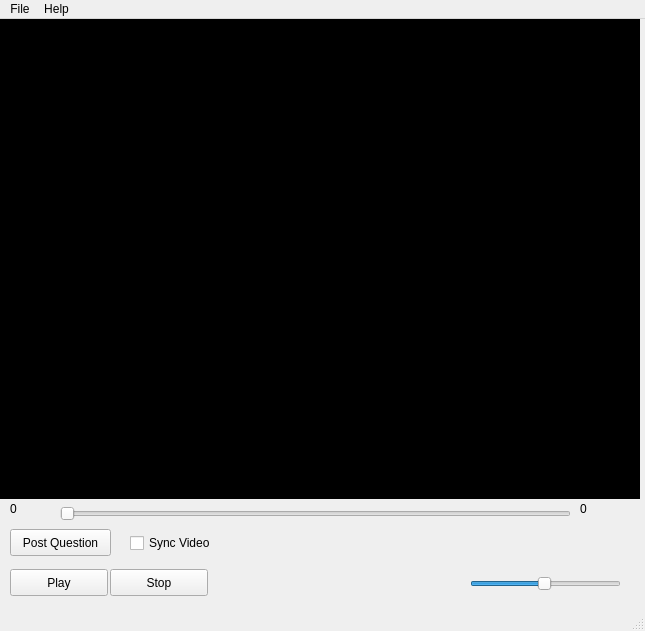
<?xml version="1.0" encoding="UTF-8"?>
<ui version="4.0">
 <class>MainWindow</class>
 <widget class="QMainWindow" name="MainWindow">
  <property name="geometry">
   <rect>
    <x>0</x>
    <y>0</y>
    <width>645</width>
    <height>631</height>
   </rect>
  </property>
  <property name="windowTitle">
   <string>MainWindow</string>
  </property>
  <property name="statusTip">
   <string/>
  </property>
  <widget class="QWidget" name="centralwidget">
   <widget class="QFrame" name="videoframe">
    <property name="geometry">
     <rect>
      <x>0</x>
      <y>0</y>
      <width>640</width>
      <height>480</height>
     </rect>
    </property>
    <property name="palette">
     <palette>
      <active>
       <colorrole role="Base">
        <brush brushstyle="SolidPattern">
         <color alpha="255">
          <red>255</red>
          <green>255</green>
          <blue>255</blue>
         </color>
        </brush>
       </colorrole>
       <colorrole role="Window">
        <brush brushstyle="SolidPattern">
         <color alpha="255">
          <red>0</red>
          <green>0</green>
          <blue>0</blue>
         </color>
        </brush>
       </colorrole>
      </active>
      <inactive>
       <colorrole role="Base">
        <brush brushstyle="SolidPattern">
         <color alpha="255">
          <red>255</red>
          <green>255</green>
          <blue>255</blue>
         </color>
        </brush>
       </colorrole>
       <colorrole role="Window">
        <brush brushstyle="SolidPattern">
         <color alpha="255">
          <red>0</red>
          <green>0</green>
          <blue>0</blue>
         </color>
        </brush>
       </colorrole>
      </inactive>
      <disabled>
       <colorrole role="Base">
        <brush brushstyle="SolidPattern">
         <color alpha="255">
          <red>0</red>
          <green>0</green>
          <blue>0</blue>
         </color>
        </brush>
       </colorrole>
       <colorrole role="Window">
        <brush brushstyle="SolidPattern">
         <color alpha="255">
          <red>0</red>
          <green>0</green>
          <blue>0</blue>
         </color>
        </brush>
       </colorrole>
      </disabled>
     </palette>
    </property>
    <property name="autoFillBackground">
     <bool>true</bool>
    </property>
    <property name="frameShape">
     <enum>QFrame::StyledPanel</enum>
    </property>
    <property name="frameShadow">
     <enum>QFrame::Raised</enum>
    </property>
   </widget>
   <widget class="QSlider" name="timeslider">
    <property name="geometry">
     <rect>
      <x>60</x>
      <y>480</y>
      <width>511</width>
      <height>29</height>
     </rect>
    </property>
    <property name="toolTip">
     <string>Position</string>
    </property>
    <property name="minimum">
     <number>1</number>
    </property>
    <property name="maximum">
     <number>1000</number>
    </property>
    <property name="orientation">
     <enum>Qt::Horizontal</enum>
    </property>
   </widget>
   <widget class="QPushButton" name="playbutton">
    <property name="geometry">
     <rect>
      <x>10</x>
      <y>550</y>
      <width>98</width>
      <height>27</height>
     </rect>
    </property>
    <property name="text">
     <string>Play</string>
    </property>
   </widget>
   <widget class="QPushButton" name="stopbutton">
    <property name="geometry">
     <rect>
      <x>110</x>
      <y>550</y>
      <width>98</width>
      <height>27</height>
     </rect>
    </property>
    <property name="text">
     <string>Stop</string>
    </property>
   </widget>
   <widget class="QSlider" name="volumeslider">
    <property name="geometry">
     <rect>
      <x>470</x>
      <y>550</y>
      <width>151</width>
      <height>29</height>
     </rect>
    </property>
    <property name="toolTip">
     <string>Volume</string>
    </property>
    <property name="autoFillBackground">
     <bool>false</bool>
    </property>
    <property name="minimum">
     <number>1</number>
    </property>
    <property name="maximum">
     <number>100</number>
    </property>
    <property name="value">
     <number>50</number>
    </property>
    <property name="orientation">
     <enum>Qt::Horizontal</enum>
    </property>
    <property name="invertedAppearance">
     <bool>false</bool>
    </property>
    <property name="invertedControls">
     <bool>false</bool>
    </property>
    <property name="tickPosition">
     <enum>QSlider::NoTicks</enum>
    </property>
    <property name="tickInterval">
     <number>10</number>
    </property>
   </widget>
   <widget class="QLabel" name="watchedtime">
    <property name="geometry">
     <rect>
      <x>10</x>
      <y>480</y>
      <width>51</width>
      <height>20</height>
     </rect>
    </property>
    <property name="text">
     <string>0</string>
    </property>
   </widget>
   <widget class="QLabel" name="fulltime">
    <property name="geometry">
     <rect>
      <x>580</x>
      <y>480</y>
      <width>51</width>
      <height>20</height>
     </rect>
    </property>
    <property name="text">
     <string>0</string>
    </property>
   </widget>
   <widget class="QPushButton" name="postbutton">
    <property name="geometry">
     <rect>
      <x>10</x>
      <y>510</y>
      <width>101</width>
      <height>27</height>
     </rect>
    </property>
    <property name="text">
     <string>Post Question</string>
    </property>
   </widget>
   <widget class="QCheckBox" name="synVideo">
    <property name="geometry">
     <rect>
      <x>130</x>
      <y>513</y>
      <width>97</width>
      <height>22</height>
     </rect>
    </property>
    <property name="text">
     <string>Sync Video</string>
    </property>
   </widget>
  </widget>
  <widget class="QMenuBar" name="menubar">
   <property name="geometry">
    <rect>
     <x>0</x>
     <y>0</y>
     <width>645</width>
     <height>25</height>
    </rect>
   </property>
   <widget class="QMenu" name="menuFile">
    <property name="title">
     <string>File</string>
    </property>
    <addaction name="menuOpen"/>
    <addaction name="menuExit"/>
   </widget>
   <widget class="QMenu" name="menuHelp">
    <property name="title">
     <string>Help</string>
    </property>
    <addaction name="actionHelp_F1"/>
   </widget>
   <addaction name="menuFile"/>
   <addaction name="menuHelp"/>
  </widget>
  <widget class="QStatusBar" name="statusbar"/>
  <action name="menuOpen">
   <property name="text">
    <string>Open</string>
   </property>
  </action>
  <action name="menuExit">
   <property name="text">
    <string>Exit</string>
   </property>
  </action>
  <action name="actionHelp_F1">
   <property name="text">
    <string>About</string>
   </property>
  </action>
 </widget>
 <resources/>
 <connections/>
</ui>
